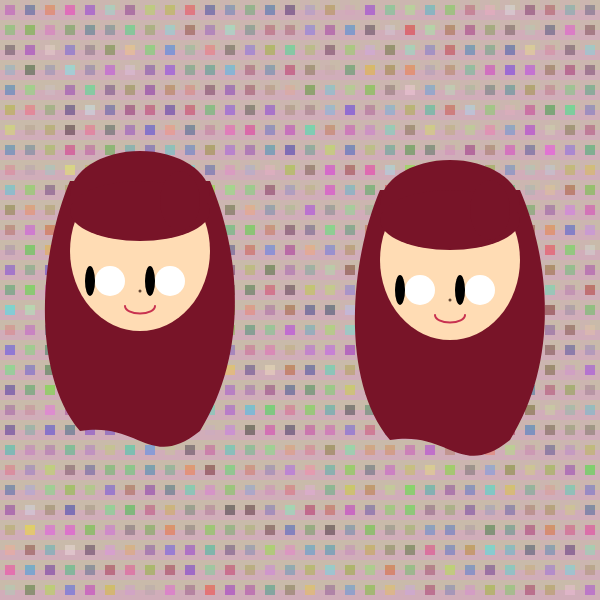
Frame 1 (no input)
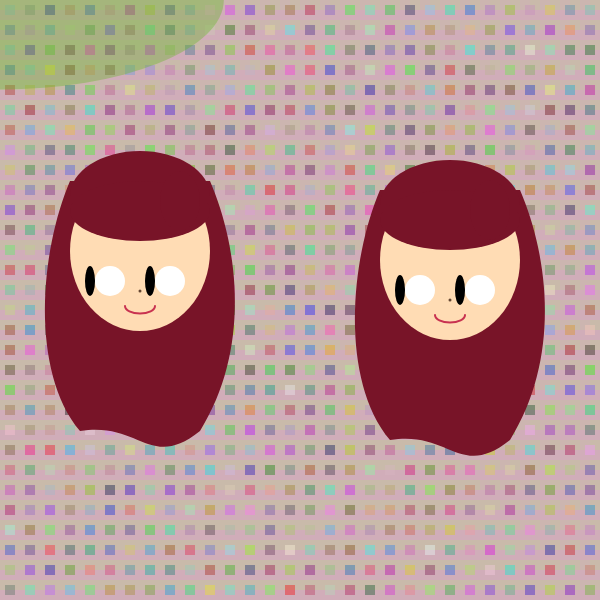
Frame 60 (no input)
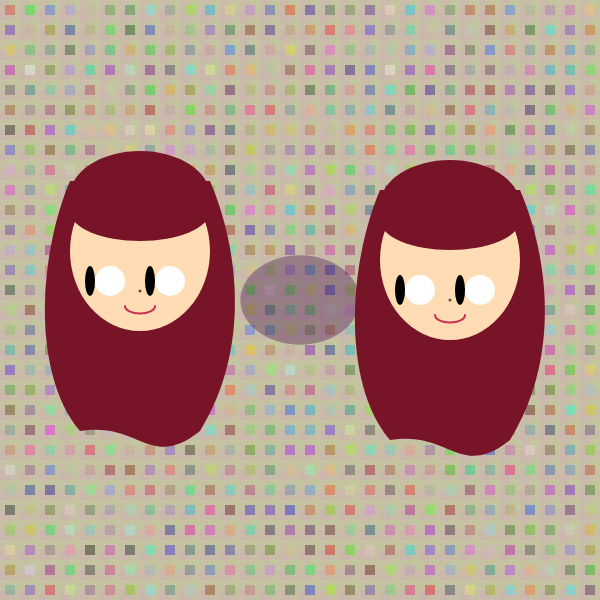
Frame 120 (the mouse pressed at the canvas centre since frame 60)

The p5.js sketch that drew these frames (run headless with seeded random() and noise() and a simulated clock; from frame 60 on, the mouse is pressed at the canvas centre):

// p5.js sketch
// ── sketch.js
function setup() {
  createCanvas(600, 600);
  background(255);
  fill(255);
  // The grid is now drawn in draw()
}
//<!--––––––––––––––––––––––BELOW_NEEDS_EDITING–––––––––––––––––––––-->

let r = 0;
let leftEarring = false;
let rightEarrings = false;
function draw() {




  if (frameCount % 5 === 0) { // every 30 frames (~0.5 sec at 60fps)
    r = random(100);
  }
  let m = mouseX;
  console.log(m + " " + r);
  // Fade background from pink to green as mouse moves right
  let pink = color('#d0adb9'); // custom pink
  let green = color(190, 207, 145); // custom green
  let amt = constrain(m / width, 0, 1);
  let bgCol = lerpColor(pink, green, amt);
  background(bgCol);


  // Draw green-pink checkered rectangles (semi-transparent)
  noStroke();
  for (let i = 0; i < height; i += 20) {
    fill(190, 207, 145, 100); // green with alpha
    rect(0, i, width, 10);
    fill(208, 173, 185, 100); // pink with alpha
    rect(i, 0, 10, height);
  }

  // Draw sparkling grid of small rectangles on top
  for (let i = 0; i < width; i += 20) {
    for (let j = 0; j < height; j += 20) {
      let rr = random(255);
      let gg = random(255);
      let bb = random(255);
      fill(rr, gg, bb, 100); // colorful glitter with alpha for blending
      rect(i + 5, j + 5, 10, 10);
      // console.log("this has a greyscale value of" + rand);
    }
  }
  if (m < width / 2) {
    if (mouseY < height / 2) {
      ellipse(m, mouseY, r * 5, r * 2);
    } else {
      ellipse(m, mouseY, r * 3, r * 4);
    }
  } else {
    if (mouseY < height / 2) {
      ellipse(m, height / 2, r * 2, r * 5);
    } else {
      ellipse(m, height / 2, r * 4, r * 3);
    }
  }

  function face(x, y) {
    push();
    translate(x, y);
    // Hair - back
    fill(120, 20, 40);
    noStroke();
    beginShape();
    vertex(130, 130);
    bezierVertex(100, 200, 90, 320, 140, 380);
    bezierVertex(200, 370, 210, 420, 260, 380);
    bezierVertex(310, 300, 300, 200, 270, 130);
    endShape(CLOSE);

    // Face
    fill(255, 220, 180);
    ellipse(200, 200, 140, 160);

    // Hair bangs (front) - fuller
    fill(120, 20, 40);
    arc(200, 145, 140, 90, PI, 0, CHORD);
    ellipse(200, 160, 140, 60); // moved to middle!
    ellipse(240, 150, 40, 60);

    // Eyes (static whites)
    fill(255);
    ellipse(170, 230, 30, 30); // Left
    ellipse(230, 230, 30, 30); // Right

    if (mouseX > 150 && mouseX < 190) {
      // Eyes (inner)
      fill(0);
      ellipse(mouseX, 230, 10, 30); // Left
      ellipse(mouseX + 60, 230, 10, 30); // Right
    } else {
      fill(0)
      ellipse(150, 230, 10, 30); // Left
      ellipse(150 + 60, 230, 10, 30); // Right
    }
    // Nose
      noStroke();
      fill(100, 70, 50);
      ellipse(200, 240, 3, 3);

      // Mouth
      noFill();
      stroke(200, 50, 80);
      strokeWeight(2);
      arc(200, 255, 30, 15, 0, PI);
    pop();
  }
  face(250, 60);
  face(-60, 51);

  // // Hair - back
  // fill(120, 20, 40);
  // noStroke();
  // beginShape();
  // vertex(130, 130);
  // bezierVertex(100, 200, 90, 320, 140, 380);
  // bezierVertex(200, 370, 210, 420, 260, 380);
  // bezierVertex(310, 300, 300, 200, 270, 130);
  // endShape(CLOSE);

  // // Face
  // fill(255, 220, 180);
  // ellipse(200, 200, 140, 160);

  // // Hair bangs (front) - fuller
  // fill(120, 20, 40);
  // arc(200, 145, 140, 90, PI, 0, CHORD);
  // ellipse(200, 160, 140, 60); // moved to middle!
  // ellipse(240, 150, 40, 60);

  // // Eyes (static whites)
  // fill(255);
  // ellipse(170, 230, 30, 30); // Left
  // ellipse(230, 230, 30, 30); // Right

  // if (mouseX > 150 && mouseX < 190) {
  //   // Eyes (inner)
  //   fill(0);
  //   ellipse(mouseX, 230, 10, 30); // Left
  //   ellipse(mouseX + 60, 230, 10, 30); // Right
  // } else {
  //   fill(0)
  //   ellipse(150, 230, 10, 30); // Left
  //   ellipse(150 + 60, 230, 10, 30); // Right

  //   // Nose
  //   noStroke();
  //   fill(100, 70, 50);
  //   ellipse(200, 240, 3, 3);

  //   // Mouth
  //   noFill();
  //   stroke(200, 50, 80);
  //   strokeWeight(2);
  //   arc(200, 255, 30, 15, 0, PI);
  // }


  //<!--––––––––––––––––––––––BELOW_NEEDS_HELP_FIXING–––––––––––––––––––––-->

  // Persistent earrings using flags
  if (leftEarring) {
    fill(255, 221, 0);
    ellipse(141, 255, 10, 20); // Left
  }
  if (rightEarrings) {
    fill(255, 221, 0);
    ellipse(255, 275, 10, 20); // Lower right
    ellipse(256, 255, 3, 15); // Upper right
  }
  // Mouse click handler for persistent earrings
  function mousePressed() {
    // Left earring only
    if (dist(mouseX, mouseY, 141, 255) < 30) {
      leftEarring = true;
    }
    // Either right earring triggers both right earrings
    if (dist(mouseX, mouseY, 255, 275) < 30 || dist(mouseX, mouseY, 256, 255) < 30) {
      rightEarrings = true;
    }
  }

}



// ── mousePressed.js
function mousePressed() {
  console.log("mousePressed called", mouseX, mouseY);
  if (dist(mouseX, mouseY, 141, 255) < 60) {
    leftEarring = true;
    console.log("Left earring triggered");
  }
  if (dist(mouseX, mouseY, 255, 275) < 60) {
    lowerRightEarring = true;
    console.log("Lower right earring triggered");
  }
  if (dist(mouseX, mouseY, 256, 255) < 60) {
    upperRightEarring = true;
    console.log("Upper right earring triggered");
  }
}
